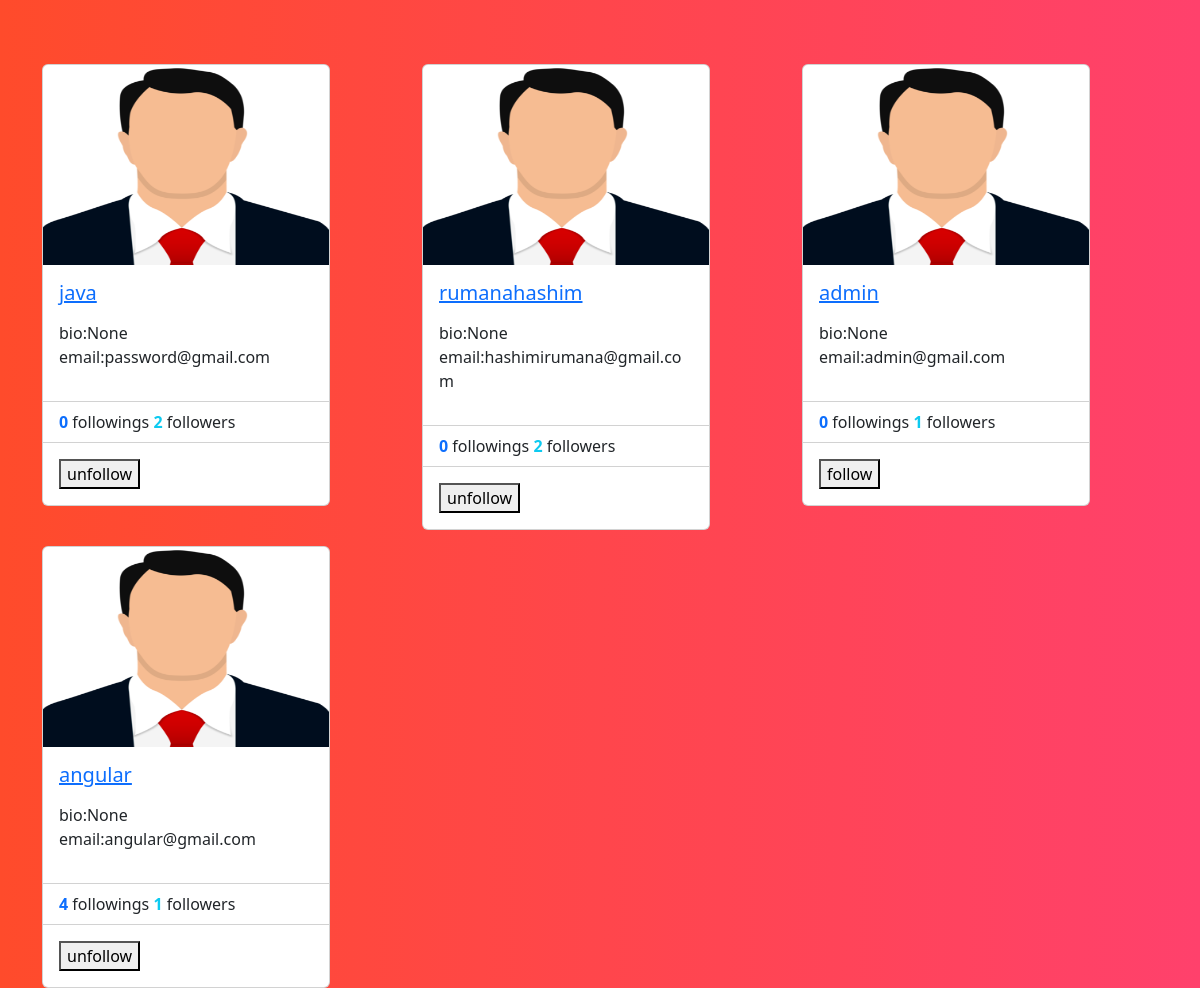
The app's page /profiles/all (signed in) with its own data.
### social/models.py (models this page shows)
class UserProfile(models.Model):
    user=models.OneToOneField(User,on_delete=models.CASCADE,related_name="profile")
    address=models.CharField(max_length=200,null=True)
    phone=models.CharField(max_length=200,null=True)
    profile_pic=models.ImageField(upload_to="profilepics",null=True,blank=True)
    dob=models.DateField(null=True)
    bio=models.CharField(max_length=200,null=True)
    following=models.ManyToManyField("self",related_name="followed_by",symmetrical=False,null=True)
    block=models.ManyToManyField("self",related_name="blocked",symmetrical=False,null=True)
    def __str__(self):
        return self.user.username

### social/views.py (the view)
# urls.py: path('profiles/all',views.ProfileListView.as_view(),name="profile-list"),
@method_decorator(decs,name="dispatch")
class ProfileListView(View):
    def get(self,request,*args,**kwargs):
        qs=UserProfile.objects.all().exclude(user=request.user)
        return render(request,"profile_list.html",{"data":qs})

### social/templates/profile_list.html (shortened to what this page needs)
<!DOCTYPE html>
{%load static%}
<html lang="en">
<head>
    <link href="https://cdn.jsdelivr.net/npm/bootstrap@5.3.2/dist/css/bootstrap.min.css" rel="stylesheet">
</head>
<body style="background: #FF416C;
background: -webkit-linear-gradient(to right, #FF4B2B, #FF416C);
background: linear-gradient(to right, #FF4B2B, #FF416C);">
<div class="container">
    <div class="row mt-5">
        {%for profile in data%}
            <div class="col-4 mt-3">
                <div class="card" style="width: 18rem;">
                    {%if profile.profile_pic%}
                    <img src="{{profile.profile_pic.url}}" class="card-img-top" alt="..." height="200px">
                    {%else%}
                    <img src="{%static 'social/images/profilepic.png'%}" class="card-img-top" alt="..." height="200px">
                    {%endif%}
                    <div class="card-body">
                      <h5 class="card-title">
                        <a href="{%url 'profile-detail' profile.id %}">{{profile}}</a>
                      </h5>
                      <p class="card-text">
                        <div>
                            bio:{{profile.bio}}
                        </div>
                       <div>
                        email:{{profile.user.email}}
                       </div>
                      </p>
                    </div>
                    <ul class="list-group list-group-flush">
                      <li class="list-group-item">
                       <span class="fw-bold text-primary"> {{profile.following.count}}</span> followings
                       <span class="fw-bold text-info">  {{profile.followed_by.count}}</span> followers </li>
                    </ul>
                    <div class="card-body">
                      <form action="{% url 'follow' profile.id %}" method="post">
                        {%if profile in request.user.profile.following.all%}
                            <button type="submit" name="action" value="unfollow">unfollow</button>
                        {%else%}
                            <button type="submit" name="action" value="follow">follow</button>
                        {%endif%}
                      </form>
                    </div>
                  </div>
            </div>
        {%endfor%}
    </div>
</div>
</body>
</html>

### records on screen
UserProfile: user.username "java", bio "None", user.email "password@gmail.com", following.count "0", followed_by.count "2", shows "unfollow"
UserProfile: user.username "rumanahashim", bio "None", user.email "hashimirumana@gmail.com", following.count "0", followed_by.count "2", shows "unfollow"
UserProfile: user.username "admin", bio "None", user.email "admin@gmail.com", following.count "0", followed_by.count "1"
UserProfile: user.username "angular", bio "None", user.email "angular@gmail.com", following.count "4", followed_by.count "1", shows "unfollow"
